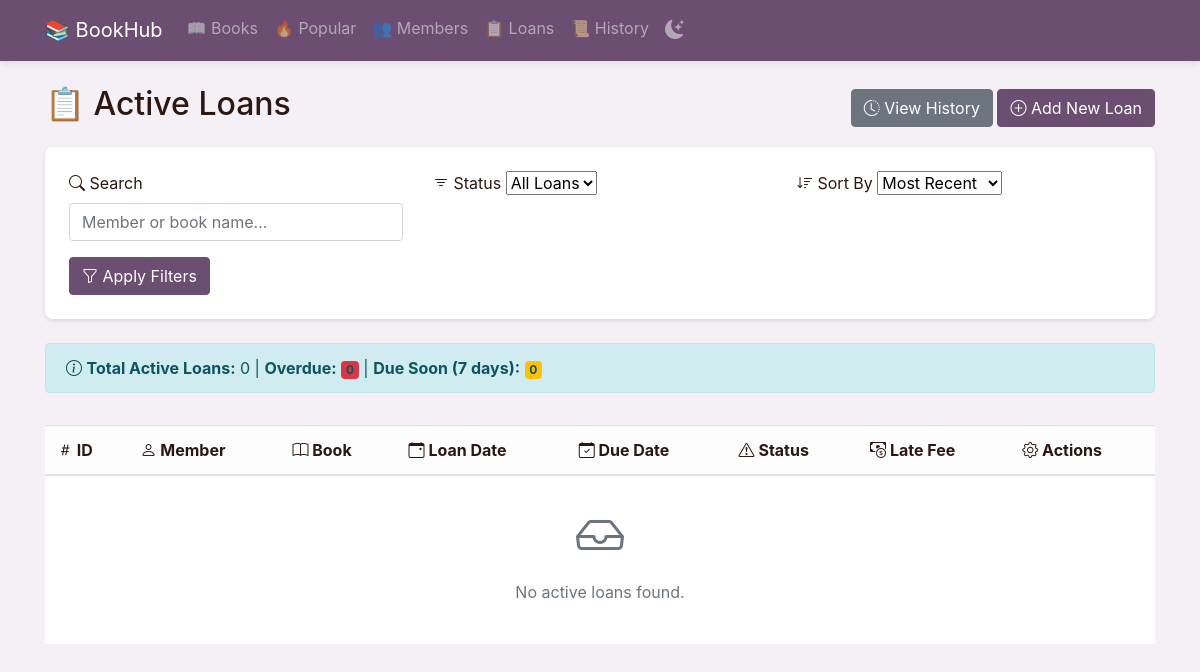
Page /loans on the earlier database version.
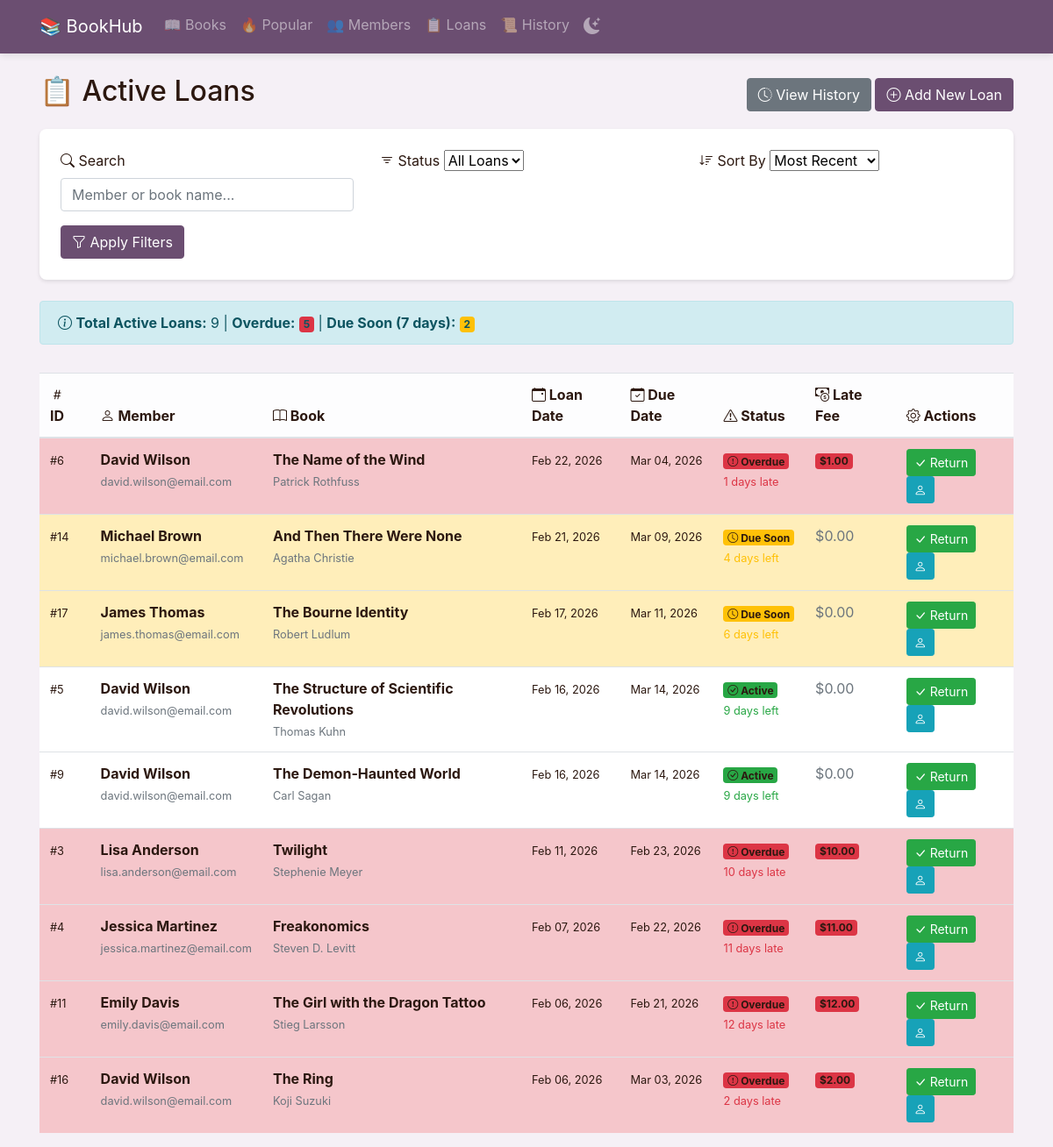
Same page on the later database version.
### app.py (models this page shows)
class Loan(db.Model):
    id = db.Column(db.Integer, primary_key=True)
    member_id = db.Column(db.Integer, db.ForeignKey('member.id'), nullable=False)
    book_id = db.Column(db.Integer, db.ForeignKey('book.id'), nullable=False)
    loan_date = db.Column(db.Date, nullable=False)
    return_date = db.Column(db.Date)
    returned = db.Column(db.Boolean, default=False)
    late_fee = db.Column(db.Float, default=0.0)
    member = db.relationship('Member', backref='loans', lazy=True)
    book = db.relationship('Book', backref='loans', lazy=True)

class Member(db.Model):
    id = db.Column(db.Integer, primary_key=True)
    name = db.Column(db.String(100), nullable=False)
    email = db.Column(db.String(100), unique=True, nullable=False)
    contact = db.Column(db.String(15))
    member_since = db.Column(db.Date, default=datetime.utcnow)

class Book(db.Model):
    id = db.Column(db.Integer, primary_key=True)
    title = db.Column(db.String(100), nullable=False)
    author = db.Column(db.String(100), nullable=False)
    genre = db.Column(db.String(50))
    year_published = db.Column(db.Integer)
    average_rating = db.Column(db.Float, default=0.0)
    cover_image = db.Column(db.String(500))  # New field for book cover URL
    reviews = db.relationship('Review', backref='book', lazy=True)

### app.py (the view)
@app.route('/loans')
def list_loans():
    search = request.args.get('search', '')
    status = request.args.get('status', '')
    sort = request.args.get('sort', 'recent')
    page = request.args.get('page', 1, type=int)
    loans_query = db.session.query(Loan, Member, Book).join(Member).join(Book).filter(Loan.returned == False)
    if search:
        loans_query = loans_query.filter(
            (Member.name.contains(search)) |
            (Book.title.contains(search))
        )
    overdue_loans = []
    due_soon_loans = []
    now = get_utc_now()
    for loan, member, book in loans_query.all():
        if loan.return_date and loan.return_date < now.date():
            overdue_loans.append(loan.id)
            days_overdue = (now.date() - loan.return_date).days
            loan.late_fee = days_overdue * 1.0
        elif loan.return_date and (loan.return_date - now.date()).days <= 7:
            due_soon_loans.append(loan.id)
    db.session.commit()
    if status == 'overdue':
        loans_query = loans_query.filter(Loan.id.in_(overdue_loans))
    elif status == 'active':
        loans_query = loans_query.filter(~Loan.id.in_(overdue_loans))
    if sort == 'due_soon':
        loans_query = loans_query.order_by(Loan.return_date.asc())
    elif sort == 'overdue':
        loans_query = loans_query.order_by(Loan.return_date.asc())
    else:
        loans_query = loans_query.order_by(Loan.loan_date.desc())
    total_loans = loans_query.count()
    total_pages = ceil(total_loans / ITEMS_PER_PAGE)
    loans = loans_query.offset((page - 1) * ITEMS_PER_PAGE).limit(ITEMS_PER_PAGE).all()
    return render_template('loans.html',
                         loans=loans,
                         search=search,
                         status=status,
                         sort=sort,
                         overdue_loans=overdue_loans,
                         due_soon_loans=due_soon_loans,
                         overdue_count=len(overdue_loans),
                         due_soon_count=len(due_soon_loans),
                         page=page,
                         total_pages=total_pages,
                         now=now)

### app.py (called while the page is built)
def get_utc_now():
    return datetime.now(timezone.utc)

### templates/loans.html (shortened to what the changed rows need)
{% extends "base.html" %}
{% block content %}
<div class="d-flex justify-content-between align-items-center mb-3">
    <h2>📋 Active Loans</h2>
</div>
<div class="row mb-3">
    <div class="col-md-12">
        <div class="alert alert-info" role="alert">
            <i class="bi bi-info-circle"></i>
            <strong>Total Active Loans:</strong> {{ loans|length }} |
            <strong>Overdue:</strong> <span class="badge bg-danger">{{ overdue_count }}</span> |
            <strong>Due Soon (7 days):</strong> <span class="badge bg-warning">{{ due_soon_count }}</span>
        </div>
    </div>
</div>
<div class="table-responsive">
    <table class="table table-hover">
        <thead class="table-light">
            <tr>
                <th><i class="bi bi-hash"></i> ID</th>
                <th><i class="bi bi-person"></i> Member</th>
                <th><i class="bi bi-book"></i> Book</th>
                <th><i class="bi bi-calendar-event"></i> Loan Date</th>
                <th><i class="bi bi-calendar-check"></i> Due Date</th>
                <th><i class="bi bi-exclamation-triangle"></i> Status</th>
                <th><i class="bi bi-cash-coin"></i> Late Fee</th>
                <th><i class="bi bi-gear"></i> Actions</th>
            </tr>
        </thead>
        <tbody>
            {% for loan, member, book in loans %}
            <tr {% if loan.id in overdue_loans %}class="table-danger"{% elif loan.id in due_soon_loans %}class="table-warning"{% endif %}>
                <td><small>#{{ loan.id }}</small></td>
                <td>
                    <strong>{{ member.name }}</strong>
                    <br>
                    <small class="text-muted">{{ member.email }}</small>
                </td>
                <td>
                    <strong>{{ book.title }}</strong>
                    <br>
                    <small class="text-muted">{{ book.author }}</small>
                </td>
                <td>
                    <small>{{ loan.loan_date.strftime('%b %d, %Y') }}</small>
                </td>
                <td>
                    <small>{{ loan.return_date.strftime('%b %d, %Y') }}</small>
                </td>
                <td>
                    {% if loan.id in overdue_loans %}
                        <span class="badge bg-danger">
                            <i class="bi bi-exclamation-circle"></i> Overdue
                        </span>
                        <br>
                        <small class="text-danger">{{ (now.date() - loan.return_date).days }} days late</small>
                    {% elif loan.id in due_soon_loans %}
                        <span class="badge bg-warning">
                            <i class="bi bi-clock"></i> Due Soon
                        </span>
                        <br>
                        <small class="text-warning">{{ (loan.return_date - now.date()).days }} days left</small>
                    {% else %}
                        <span class="badge bg-success">
                            <i class="bi bi-check-circle"></i> Active
                        </span>
                        <br>
                        <small class="text-success">{{ (loan.return_date - now.date()).days }} days left</small>
                    {% endif %}
                </td>
                <td>
                    {% if loan.late_fee > 0 %}
                        <span class="badge bg-danger">${{ "%.2f"|format(loan.late_fee) }}</span>
                    {% else %}
                        <span class="text-muted">$0.00</span>
                    {% endif %}
                </td>
                <td>
                    <form action="/loans/delete/{{ loan.id }}" method="post" style="display: inline;">
                        <button type="submit" class="btn btn-success btn-sm" onclick="return confirm('Mark this book as returned?')" title="Return Book">
                            <i class="bi bi-check-lg"></i> Return
                        </button>
                    </form>
                    <a href="/members/{{ member.id }}/activity" class="btn btn-info btn-sm" title="Member Activity">
                        <i class="bi bi-person"></i>
                    </a>
                </td>
            </tr>
            {% else %}
            <tr>
                <td colspan="8" class="text-center text-muted py-4">
                    <i class="bi bi-inbox" style="font-size: 3rem;"></i>
                    <p class="mt-2">No active loans found.</p>
                </td>
            </tr>
            {% endfor %}
        </tbody>
    </table>
</div>
{% endblock %}

Differences in the rows shown:
added Loan: id "6", name "David Wilson", email "david.wilson@email.com", title "The Name of the Wind", author "Patrick Rothfuss", loan_date "Feb 22, 2026", return_date "Mar 04, 2026", (now.date()-loan.return_date).days "1", late_fee "1.00"
added Loan: id "14", name "Michael Brown", email "michael.brown@email.com", title "And Then There Were None", author "Agatha Christie", loan_date "Feb 21, 2026", return_date "Mar 09, 2026", (loan.return_date-now.date()).days "4", late_fee "$0.00"
added Loan: id "17", name "James Thomas", email "james.thomas@email.com", title "The Bourne Identity", author "Robert Ludlum", loan_date "Feb 17, 2026", return_date "Mar 11, 2026", (loan.return_date-now.date()).days "6", late_fee "$0.00"
added Loan: id "5", name "David Wilson", email "david.wilson@email.com", title "The Structure of Scientific Revolutions", author "Thomas Kuhn", loan_date "Feb 16, 2026", return_date "Mar 14, 2026", (loan.return_date-now.date()).days "9", late_fee "$0.00"
added Loan: id "9", name "David Wilson", email "david.wilson@email.com", title "The Demon-Haunted World", author "Carl Sagan", loan_date "Feb 16, 2026", return_date "Mar 14, 2026", (loan.return_date-now.date()).days "9", late_fee "$0.00"
added Loan: id "3", name "Lisa Anderson", email "lisa.anderson@email.com", title "Twilight", author "Stephenie Meyer", loan_date "Feb 11, 2026", return_date "Feb 23, 2026", (now.date()-loan.return_date).days "10", late_fee "10.00"
added Loan: id "4", name "Jessica Martinez", email "jessica.martinez@email.com", title "Freakonomics", author "Steven D. Levitt", loan_date "Feb 07, 2026", return_date "Feb 22, 2026", (now.date()-loan.return_date).days "11", late_fee "11.00"
added Loan: id "11", name "Emily Davis", email "emily.davis@email.com", title "The Girl with the Dragon Tattoo", author "Stieg Larsson", loan_date "Feb 06, 2026", return_date "Feb 21, 2026", (now.date()-loan.return_date).days "12", late_fee "12.00"
added Loan: id "16", name "David Wilson", email "david.wilson@email.com", title "The Ring", author "Koji Suzuki", loan_date "Feb 06, 2026", return_date "Mar 03, 2026", (now.date()-loan.return_date).days "2", late_fee "2.00"
Other differences:
{{ loans|length }}: "0" → "9"
{{ overdue_count }}: "0" → "5"
{{ due_soon_count }}: "0" → "2"
text no longer shown: "No active loans found."
